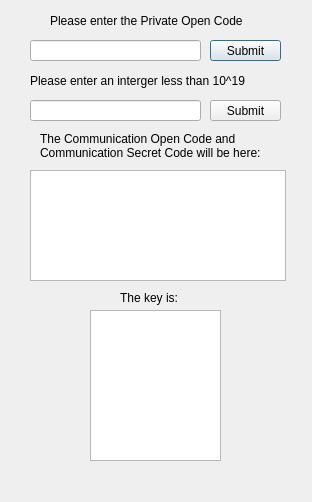
<?xml version="1.0" encoding="UTF-8"?>
<ui version="4.0">
 <class>Communication</class>
 <widget class="QDialog" name="Communication">
  <property name="geometry">
   <rect>
    <x>0</x>
    <y>0</y>
    <width>312</width>
    <height>502</height>
   </rect>
  </property>
  <property name="windowTitle">
   <string>Communication code</string>
  </property>
  <widget class="QLabel" name="label">
   <property name="geometry">
    <rect>
     <x>50</x>
     <y>10</y>
     <width>211</width>
     <height>21</height>
    </rect>
   </property>
   <property name="text">
    <string>Please enter the Private Open Code</string>
   </property>
  </widget>
  <widget class="QPushButton" name="pushButton_2">
   <property name="geometry">
    <rect>
     <x>210</x>
     <y>40</y>
     <width>71</width>
     <height>21</height>
    </rect>
   </property>
   <property name="text">
    <string>Submit</string>
   </property>
  </widget>
  <widget class="QLineEdit" name="lineEdit_26">
   <property name="geometry">
    <rect>
     <x>30</x>
     <y>40</y>
     <width>171</width>
     <height>21</height>
    </rect>
   </property>
  </widget>
  <widget class="QLineEdit" name="lineEdit_29">
   <property name="geometry">
    <rect>
     <x>30</x>
     <y>100</y>
     <width>171</width>
     <height>21</height>
    </rect>
   </property>
  </widget>
  <widget class="QPushButton" name="pushButton_3">
   <property name="geometry">
    <rect>
     <x>210</x>
     <y>100</y>
     <width>71</width>
     <height>21</height>
    </rect>
   </property>
   <property name="text">
    <string>Submit</string>
   </property>
  </widget>
  <widget class="QLabel" name="label_2">
   <property name="geometry">
    <rect>
     <x>30</x>
     <y>70</y>
     <width>251</width>
     <height>21</height>
    </rect>
   </property>
   <property name="text">
    <string>Please enter an interger less than 10^19</string>
   </property>
  </widget>
  <widget class="QTextBrowser" name="textBrowser">
   <property name="geometry">
    <rect>
     <x>30</x>
     <y>170</y>
     <width>256</width>
     <height>111</height>
    </rect>
   </property>
   <property name="html">
    <string>&lt;!DOCTYPE HTML PUBLIC &quot;-//W3C//DTD HTML 4.0//EN&quot; &quot;http://www.w3.org/TR/REC-html40/strict.dtd&quot;&gt;
&lt;html&gt;&lt;head&gt;&lt;meta name=&quot;qrichtext&quot; content=&quot;1&quot; /&gt;&lt;style type=&quot;text/css&quot;&gt;
p, li { white-space: pre-wrap; }
&lt;/style&gt;&lt;/head&gt;&lt;body style=&quot; font-family:'SimSun'; font-size:9pt; font-weight:400; font-style:normal;&quot;&gt;
&lt;p align=&quot;center&quot; style=&quot;-qt-paragraph-type:empty; margin-top:0px; margin-bottom:0px; margin-left:0px; margin-right:0px; -qt-block-indent:0; text-indent:0px;&quot;&gt;&lt;br /&gt;&lt;/p&gt;&lt;/body&gt;&lt;/html&gt;</string>
   </property>
  </widget>
  <widget class="QTextBrowser" name="textBrowser_3">
   <property name="geometry">
    <rect>
     <x>90</x>
     <y>310</y>
     <width>131</width>
     <height>151</height>
    </rect>
   </property>
   <property name="html">
    <string>&lt;!DOCTYPE HTML PUBLIC &quot;-//W3C//DTD HTML 4.0//EN&quot; &quot;http://www.w3.org/TR/REC-html40/strict.dtd&quot;&gt;
&lt;html&gt;&lt;head&gt;&lt;meta name=&quot;qrichtext&quot; content=&quot;1&quot; /&gt;&lt;style type=&quot;text/css&quot;&gt;
p, li { white-space: pre-wrap; }
&lt;/style&gt;&lt;/head&gt;&lt;body style=&quot; font-family:'SimSun'; font-size:9pt; font-weight:400; font-style:normal;&quot;&gt;
&lt;p align=&quot;center&quot; style=&quot;-qt-paragraph-type:empty; margin-top:0px; margin-bottom:0px; margin-left:0px; margin-right:0px; -qt-block-indent:0; text-indent:0px;&quot;&gt;&lt;br /&gt;&lt;/p&gt;&lt;/body&gt;&lt;/html&gt;</string>
   </property>
  </widget>
  <widget class="QLabel" name="label_6">
   <property name="geometry">
    <rect>
     <x>120</x>
     <y>290</y>
     <width>71</width>
     <height>16</height>
    </rect>
   </property>
   <property name="text">
    <string>The key is:</string>
   </property>
  </widget>
  <widget class="QLabel" name="label_4">
   <property name="geometry">
    <rect>
     <x>40</x>
     <y>130</y>
     <width>231</width>
     <height>31</height>
    </rect>
   </property>
   <property name="text">
    <string>The Communication Open Code and
Communication Secret Code will be here:</string>
   </property>
  </widget>
 </widget>
 <resources/>
 <connections/>
</ui>
